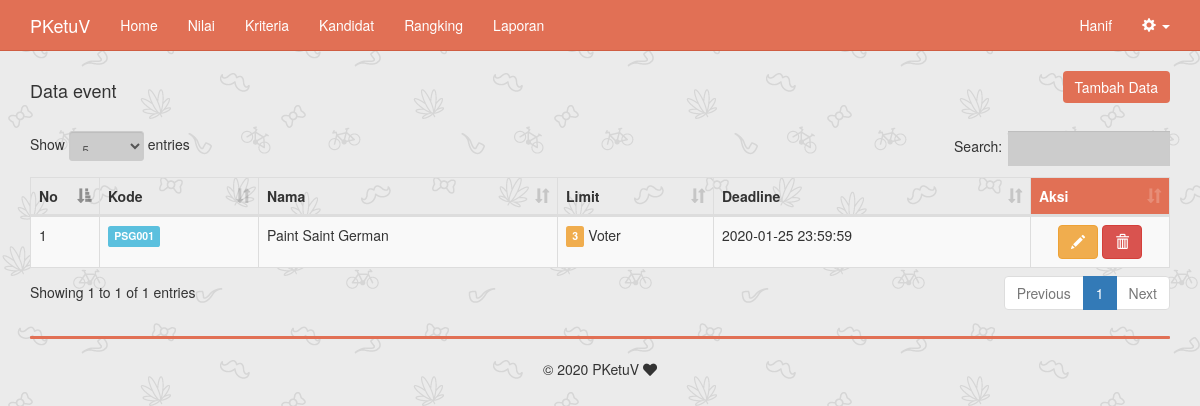
The app's page /event.php (signed in) with its own data.
### tables this page shows
CREATE TABLE `event` (
  `kode_event` varchar(6) NOT NULL,
  `nama_event` varchar(50) NOT NULL,
  `limit_event` int(11) NOT NULL,
  `deadline` datetime NOT NULL
);

### includes/event.inc.php (called while the page is built, shortened)
<?php
class event{
	private $conn;
	private $table_name = "event";
	public function __construct($db){
		$this->conn = $db;
	}
	function readAll(){
		$query = "SELECT * FROM ".$this->table_name." ORDER BY kode_event ASC";
		$stmt = $this->conn->prepare($query);
		$stmt->execute();
		return $stmt;
	}
}
?>

### event.php (the view)
<?php
include_once 'header.php';
if (isset($_SESSION['role'])) {
    if ($_SESSION['role'] != base64_encode('Admin')) { ?>
        <div class="container">
            <div class="text-center">Halaman ini hanya untuk hak akses Admin saja!</div>
        </div>
    <?php } else {
include_once 'includes/event.inc.php';
$pro = new event($db);
$stmt = $pro->readAll();
?>
	<div class="row">
		<div class="col-md-6 text-left">
			<h4>Data event</h4>
		</div>
		<div class="col-md-6 text-right">
			<button onclick="location.href='event-baru.php'" class="btn btn-primary" id="btn-tambah">Tambah Data</button>
		</div>
	</div>
	<br/>
	<table width="100%" class="table table-striped table-bordered" id="tabeldata">
        <thead>
            <tr>
                <th width="30px">No</th>
                <th>Kode</th>
                <th>Nama</th>
                <th>Limit</th>
                <th>Deadline</th>
                <th width="100px" id="bg-hasil">Aksi</th>
            </tr>
        </thead>
        <tbody>
<?php
$no=1;
while ($row = $stmt->fetch(PDO::FETCH_ASSOC)){
?>
            <tr>
                <td><?php echo $no++ ?></td>
                <td><div class="label label-info"><?php echo $row['kode_event'] ?></div></td>
                <td><?php echo $row['nama_event'] ?></td>
                <td><div class="label label-warning"><?php echo $row['limit_event'] ?></div> Voter</td>
                <td><?php echo $row['deadline'] ?></td>
                <td class="text-center">
					<a href="event-ubah.php?ka=<?php echo $row['kode_event'] ?>" class="btn btn-warning"><span class="glyphicon glyphicon-pencil" aria-hidden="true"></span></a>
					<a href="event-hapus.php?ka=<?php echo $row['kode_event'] ?>" onclick="return confirm('Yakin ingin menghapus data')" class="btn btn-danger"><span class="glyphicon glyphicon-trash" aria-hidden="true"></span></a>
			    </td>
            </tr>
<?php
}
?>
        </tbody>
    </table>
<?php
include_once 'footer.php';
    }
}
?>

### css/custom.css (style rules this page uses)
#bg-hasil { background: #e17055;color: white; }
#btn-tambah { background: #e17055;color: white;border: none; }
a { color: inherit; }

### records on screen
event: kode_event "PSG001", nama_event "Paint Saint German", limit_event "3", deadline "2020-01-25 23:59:59"

### other values on screen
$config->title "PKetuV"
$_SESSION['nama_lengkap'] "Hanif"
